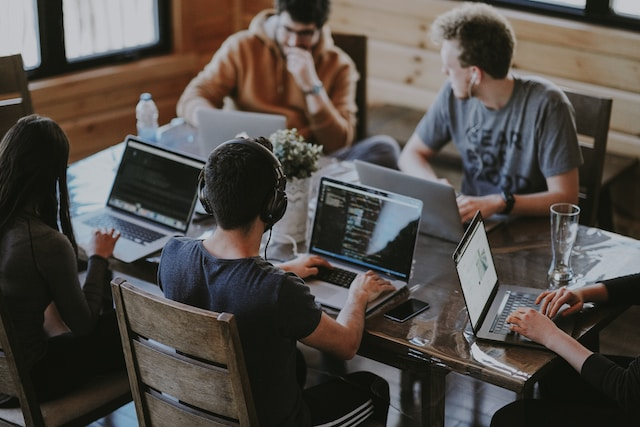
#> input picture Laboratorio 05/developers.jpg, 640 x 427 px
$ python Exercise02.py
#> lines starting #> are read from the running program, lines starting #| are printed output that depends on the picture
import cv2

def nothing(x):
    pass

img = cv2.imread('developers.jpg')
#> img is the input picture: shape (427, 640, 3); mean B, G, R 70.7, 75.5, 81.3
img = cv2.resize(img, (600, 300))
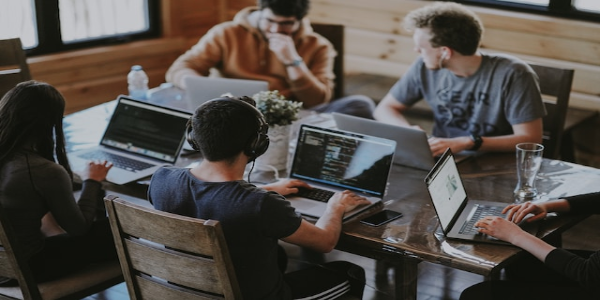
#> img: shape (300, 600, 3); mean B, G, R 70.6, 75.4, 81.2

cv2.namedWindow('Canny')

cv2.createTrackbar('Lower', 'Canny', 0, 255, nothing)
#> slider 'Lower' is set to 51
cv2.createTrackbar('Upper', 'Canny', 0, 255, nothing)
#> slider 'Upper' is set to 255

switch = '0 : OFF \n  1 : ON'
cv2.createTrackbar(switch, 'Canny', 0, 1, nothing)
#> slider '0 : OFF \n  1 : ON' is set to 1

while True:
    lower = cv2.getTrackbarPos('Lower', 'Canny')
    upper = cv2.getTrackbarPos('Upper', 'Canny')
    s = cv2.getTrackbarPos(switch, 'Canny')

    if s == 0:
        edge = img
    else:
        edge = cv2.Canny(img, lower, upper)
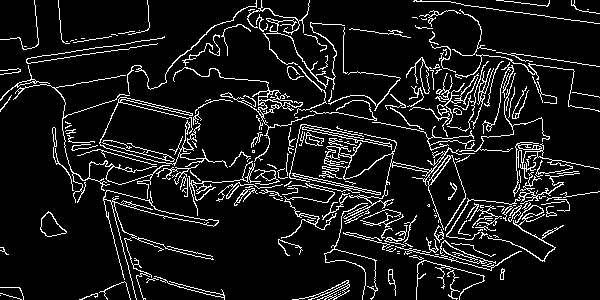
#> edge: shape (300, 600); 9.5% white in thin lines or dots

    cv2.imshow('Image', img)
    cv2.imshow('Canny', edge)
    k=cv2.waitKey(1) & 0xFF
#> (key Esc is pressed here)
    if k == 27:
        break

cv2.destroyAllWindows


# [48 lines of commented-out code are left out]
